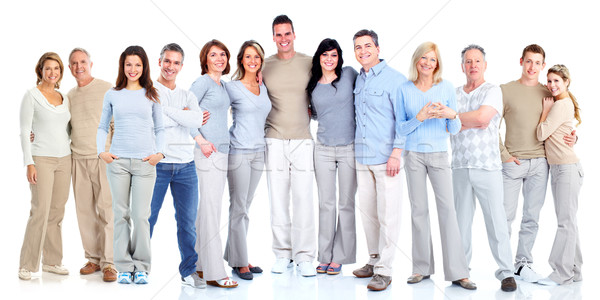
#> input picture Visual recognition/foto_pessoas/pessoas_4.jpg, 600 x 300 px, found by its file name
$ python test_2.py
#> lines starting #> are read from the running program, lines starting #| are printed output that depends on the picture; after the words box and inside, x2 and y2 are one past the last pixel; in counts of white or black regions, pixels touching at a corner belong together
import cv2

Algoritimo = cv2.CascadeClassifier('haarcascades\haarcascade_frontalface_default.xml')

imagem = cv2.imread('foto_pessoas\pessoas_4.jpg')
#> imagem is the input picture: shape (300, 600, 3); mean B, G, R 215.6, 213.8, 217.1

imagem_cinza = cv2.cvtColor(imagem, cv2.COLOR_BGR2GRAY)
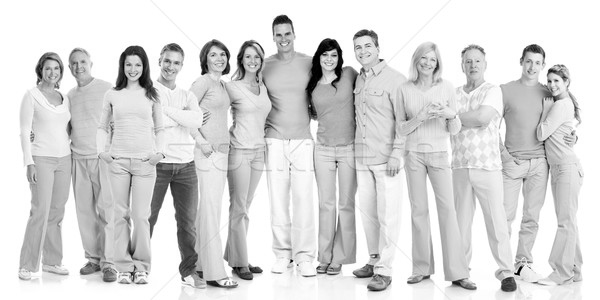
#> imagem_cinza: shape (300, 600); min 0, max 255, mean 215

faces = Algoritimo.detectMultiScale(imagem_cinza, scaleFactor=1.02, minNeighbors=4, minSize=(20, 20), maxSize=(30, 30))
#> faces = 13 rows, first 6: [270, 24, 27, 27], [351, 36, 27, 27], [205, 45, 26, 26], [239, 47, 26, 26], [316, 45, 26, 26], [415, 49, 25, 25]
print(faces)
#| [[270  24  27  27]
#|  [351  36  27  27]
#|  [205  45  26  26]
#|  [239  47  26  26]
#|  [316  45  26  26]
#|  [415  49  25  25]
#|  [460  51  27  27]
#|  [520  52  27  27]
#|  [ 67  52  27  27]
#|  [120  55  27  27]
#|  [158  52  28  28]
#|  [ 39  59  26  26]
#> (further printed lines are left out)

for(x, y, l, a) in faces:
    cv2.rectangle(imagem, (x, y), (x + l, y + a), (255, 255, 0), 2)
#> this loop made 13 passes
#> (x, y, l, a) on passes 1 to 12: (270, 24, 27, 27), (351, 36, 27, 27), (205, 45, 26, 26), (239, 47, 26, 26), (316, 45, 26, 26), (415, 49, 25, 25), (460, 51, 27, 27), (520, 52, 27, 27), (67, 52, 27, 27), (120, 55, 27, 27), (158, 52, 28, 28), (39, 59, 26, 26)
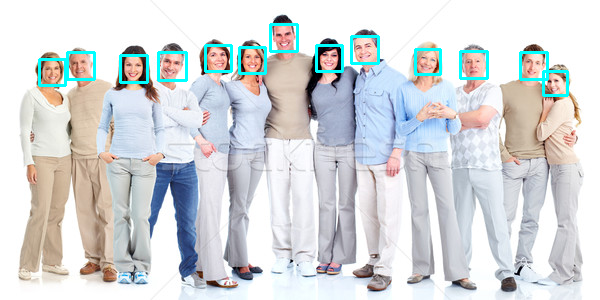
#> imagem: shape (300, 600, 3); 2.24% of pixels changed, all inside (x1, y1, x2, y2) = (38, 23, 569, 97)

cv2.imshow("Identificador", imagem)

cv2.waitKey()

$ run again, with Visual recognition/foto_pessoas/pessoas_2.jpg copied over Visual recognition/foto_pessoas/pessoas_4.jpg
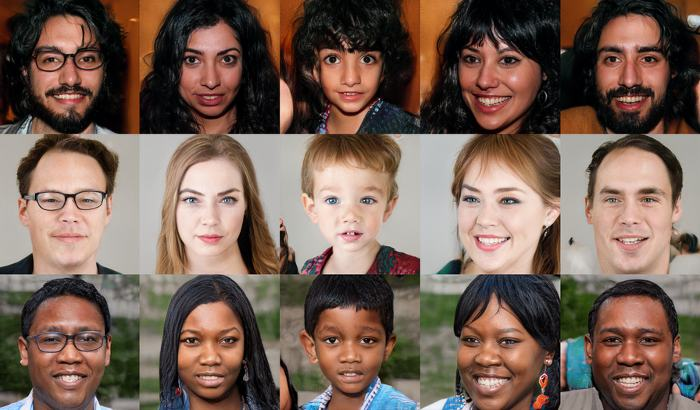
#> input picture Visual recognition/foto_pessoas/pessoas_2.jpg, 700 x 410 px, found by its file name
#> imagem is the input picture: shape (410, 700, 3); mean B, G, R 85.3, 97, 119.1
#> `imagem_cinza = cv2.cvtColor(imagem, cv2.COLOR_BGR2GRAY)`:
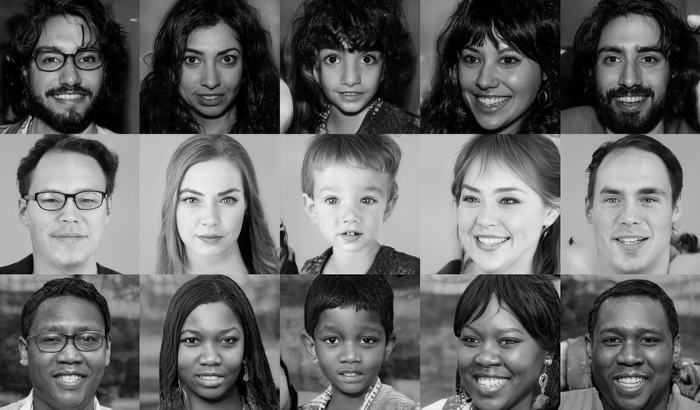
#> imagem_cinza: shape (410, 700); min 0, max 253, mean 102.3
#> faces = [[175, 331, 26, 26]]
#| [[175 331  26  26]]
#> the loop `for(x, y, l, a) in faces:` made 1 pass
#> after the loop `for(x, y, l, a) in faces:`:
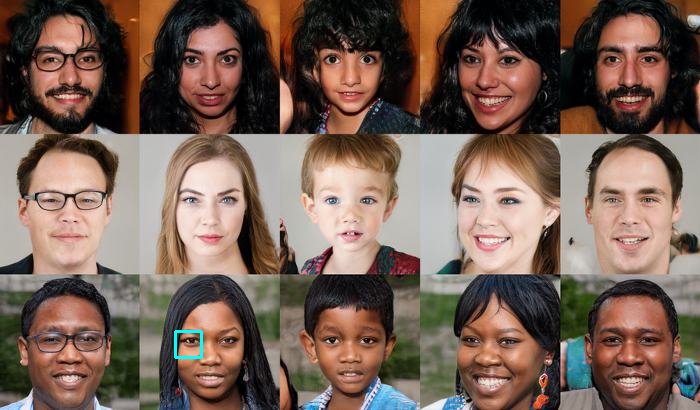
#> imagem: shape (410, 700, 3); 0.11% of pixels changed, all inside (x1, y1, x2, y2) = (174, 330, 203, 359)

$ run again, with Visual recognition/foto_pessoas/pessoas_5.jpg copied over Visual recognition/foto_pessoas/pessoas_4.jpg
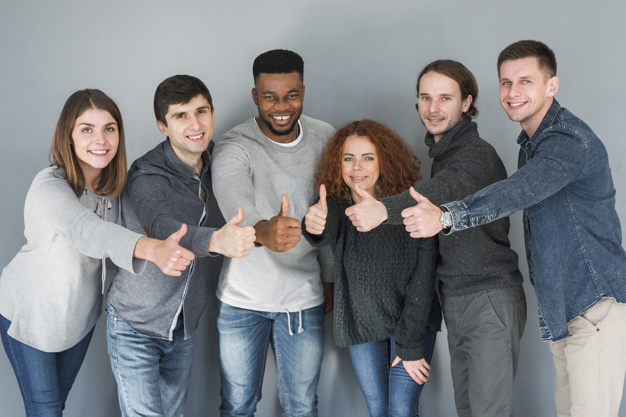
#> input picture Visual recognition/foto_pessoas/pessoas_5.jpg, 626 x 417 px, found by its file name
#> imagem is the input picture: shape (417, 626, 3); mean B, G, R 134.5, 130.6, 128.3
#> `imagem_cinza = cv2.cvtColor(imagem, cv2.COLOR_BGR2GRAY)`:
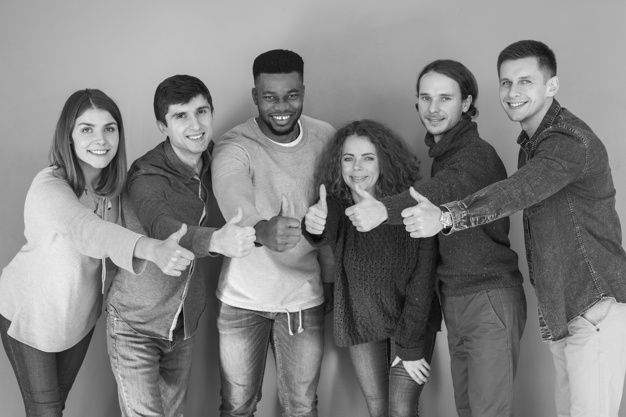
#> imagem_cinza: shape (417, 626); min 6, max 250, mean 130.4
#> faces = ()
